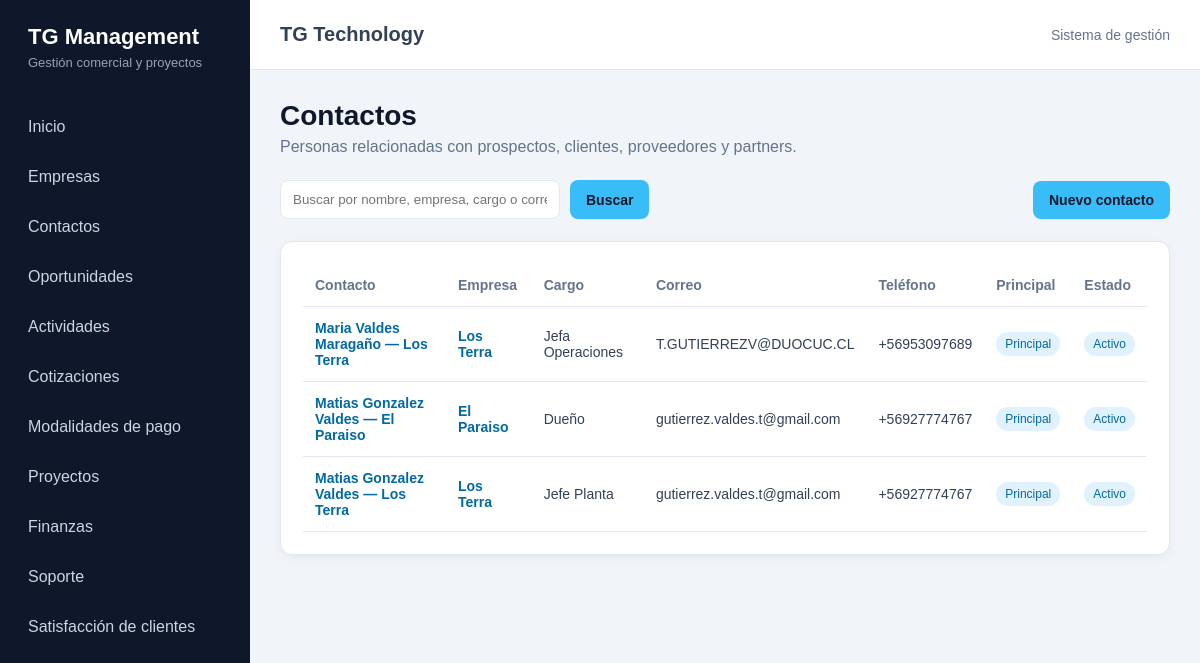
The page /crm/contactos/ on the database its author committed.
### crm/models.py (models this page shows)
class Contacto(models.Model):
    empresa = models.ForeignKey(
        Empresa,
        verbose_name="Empresa",
        on_delete=models.CASCADE,
        related_name="contactos",
    )
    nombres = models.CharField(
        "Nombres",
        max_length=100,
    )
    apellidos = models.CharField(
        "Apellidos",
        max_length=100,
        blank=True,
    )
    cargo = models.CharField(
        "Cargo",
        max_length=120,
        blank=True,
    )
    email = models.EmailField(
        "Correo electrónico",
        blank=True,
    )
    telefono = models.CharField(
        "Teléfono",
        max_length=30,
        blank=True,
    )
    es_contacto_principal = models.BooleanField(
        "Contacto principal",
        default=False,
    )
    activo = models.BooleanField(
        "Activo",
        default=True,
    )
    observaciones = models.TextField(
        "Observaciones",
        blank=True,
    )
    fecha_creacion = models.DateTimeField(
        "Fecha de creación",
        auto_now_add=True,
    )
    fecha_actualizacion = models.DateTimeField(
        "Última actualización",
        auto_now=True,
    )
    class Meta:
        verbose_name = "Contacto"
        verbose_name_plural = "Contactos"
        ordering = ["empresa", "nombres", "apellidos"]
    def __str__(self):
        nombre_completo = f"{self.nombres} {self.apellidos}".strip()
        return f"{nombre_completo} — {self.empresa}"

class Empresa(models.Model):
    class TipoEmpresa(models.TextChoices):
        PROSPECTO = "PROSPECTO", "Prospecto"
        CLIENTE = "CLIENTE", "Cliente"
        PROVEEDOR = "PROVEEDOR", "Proveedor"
        PARTNER = "PARTNER", "Partner"
    class EstadoEmpresa(models.TextChoices):
        ACTIVA = "ACTIVA", "Activa"
        INACTIVA = "INACTIVA", "Inactiva"
    razon_social = models.CharField(
        "Razón social",
        max_length=200,
    )
    nombre_fantasia = models.CharField(
        "Nombre de fantasía",
        max_length=200,
        blank=True,
    )
    rut = models.CharField(
        "RUT",
        max_length=20,
        blank=True,
        unique=True,
        null=True,
    )
    tipo = models.CharField(
        "Tipo de empresa",
        max_length=20,
        choices=TipoEmpresa.choices,
        default=TipoEmpresa.PROSPECTO,
    )
    rubro = models.CharField(
        "Rubro",
        max_length=150,
        blank=True,
    )
    sitio_web = models.URLField(
        "Sitio web",
        blank=True,
    )
    telefono = models.CharField(
        "Teléfono",
        max_length=30,
        blank=True,
    )
    email = models.EmailField(
        "Correo electrónico",
        blank=True,
    )
    direccion = models.CharField(
        "Dirección",
        max_length=250,
        blank=True,
    )
    comuna = models.CharField(
        "Comuna",
        max_length=100,
        blank=True,
    )
    region = models.CharField(
        "Región",
        max_length=100,
        blank=True,
    )
    estado = models.CharField(
        "Estado",
        max_length=20,
        choices=EstadoEmpresa.choices,
        default=EstadoEmpresa.ACTIVA,
    )
    observaciones = models.TextField(
        "Observaciones",
        blank=True,
    )
    creado_por = models.ForeignKey(
        settings.AUTH_USER_MODEL,
        verbose_name="Creado por",
        on_delete=models.SET_NULL,
        null=True,
        blank=True,
        related_name="empresas_creadas",
    )
    fecha_creacion = models.DateTimeField(
        "Fecha de creación",
        auto_now_add=True,
    )
    fecha_actualizacion = models.DateTimeField(
        "Última actualización",
        auto_now=True,
    )
    class Meta:
        verbose_name = "Empresa"
        verbose_name_plural = "Empresas"
        ordering = ["razon_social"]
    def __str__(self):
        return self.nombre_fantasia or self.razon_social

### crm/views.py (the view, shortened to what this page needs)
def contacto_lista(request):
    busqueda = request.GET.get("q", "").strip()
    contactos = Contacto.objects.select_related(
        "empresa"
    ).all()
    contexto = {
        "contactos": contactos,
        "busqueda": busqueda,
    }
    return render(
        request,
        "crm/contacto_lista.html",
        contexto,
    )

### crm/templates/crm/contacto_lista.html (shortened to what this page needs)
{% extends "core/base.html" %}
{% block content %}
    <div class="encabezado-pagina">
        <h1>Contactos</h1>
        <p>
            Personas relacionadas con prospectos, clientes,
            proveedores y partners.
        </p>
    </div>
    <div class="acciones">
        <form method="get" class="buscador">
            <input
                type="text"
                name="q"
                value="{{ busqueda }}"
                placeholder="Buscar por nombre, empresa, cargo o correo"
            >
            <button type="submit" class="boton">
                Buscar
            </button>
        </form>
        <a
            href="{% url 'crm:contacto_crear' %}"
            class="boton"
        >
            Nuevo contacto
        </a>
    </div>
    <div class="panel">
        {% if contactos %}
            <div class="tabla-contenedor">
                <table>
                    <thead>
                        <tr>
                            <th>Contacto</th>
                            <th>Empresa</th>
                            <th>Cargo</th>
                            <th>Correo</th>
                            <th>Teléfono</th>
                            <th>Principal</th>
                            <th>Estado</th>
                        </tr>
                    </thead>
                    <tbody>
                        {% for contacto in contactos %}
                            <tr>
                                <td>
                                    <a
                                        href="{% url 'crm:contacto_detalle' contacto.pk %}"
                                        class="enlace-tabla"
                                    >
                                        {{ contacto }}
                                    </a>
                                </td>
                                <td>
                                    <a
                                        href="{% url 'crm:empresa_detalle' contacto.empresa.pk %}"
                                        class="enlace-tabla"
                                    >
                                        {{ contacto.empresa }}
                                    </a>
                                </td>
                                <td>
                                    {{ contacto.cargo|default:"—" }}
                                </td>
                                <td>
                                    {{ contacto.email|default:"—" }}
                                </td>
                                <td>
                                    {{ contacto.telefono|default:"—" }}
                                </td>
                                <td>
                                    {% if contacto.es_contacto_principal %}
                                        <span class="estado">
                                            Principal
                                        </span>
                                    {% else %}
                                        —
                                    {% endif %}
                                </td>
                                <td>
                                    {% if contacto.activo %}
                                        <span class="estado">
                                            Activo
                                        </span>
                                    {% else %}
                                        <span class="estado estado-inactivo">
                                            Inactivo
                                        </span>
                                    {% endif %}
                                </td>
                            </tr>
                        {% endfor %}
                    </tbody>
                </table>
            </div>
        {% endif %}
    </div>
{% endblock %}

### core/static/core/css/styles.css (style rules this page uses)
:root { --color-principal: #0f172a; --color-secundario: #1e293b; --color-acento: #38bdf8; --color-fondo: #f1f5f9; --color-blanco: #ffffff; --color-texto: #334155; --color-texto-secundario: #64748b; --color-borde: #e2e8f0; --color-exito: #16a34a; --color-advertencia: #d97706; --color-peligro: #b91c1c; --sombra-suave: 0 3px 10px rgba(15, 23, 42, 0.05); }
* { box-sizing: border-box; margin: 0; padding: 0; }
body { min-height: 100vh; font-family: Arial, Helvetica, sans-serif; background-color: var(--color-fondo); color: var(--color-texto); }
.encabezado-pagina { margin-bottom: 24px; }
.encabezado-pagina h1 { margin-bottom: 6px; font-size: 28px; color: var(--color-principal); }
.encabezado-pagina p { color: var(--color-texto-secundario); }
.panel { padding: 22px; border: 1px solid var(--color-borde); border-radius: 12px; background-color: var(--color-blanco); box-shadow: var(--sombra-suave); }
.tabla-contenedor { width: 100%; overflow-x: auto; }
table { width: 100%; border-collapse: collapse; }
th, td { padding: 13px 12px; border-bottom: 1px solid var(--color-borde); text-align: left; font-size: 14px; }
th { color: var(--color-texto-secundario); font-weight: 600; }
.estado { display: inline-block; padding: 5px 9px; border-radius: 20px; background-color: #e0f2fe; color: #0369a1; font-size: 12px; }
.enlace-tabla { color: #0369a1; font-weight: 600; text-decoration: none; }
.acciones { display: flex; justify-content: space-between; align-items: center; gap: 16px; margin-bottom: 22px; }
.boton { display: inline-block; padding: 11px 16px; border: none; border-radius: 8px; background-color: var(--color-acento); color: var(--color-principal); font-family: inherit; font-size: 14px; font-weight: 700; text-align: center; text-decoration: none; cursor: pointer; transition: opacity 0.2s ease, transform 0.2s ease; }
.buscador { display: flex; gap: 10px; }
.buscador input { min-width: 280px; padding: 11px 12px; border: 1px solid var(--color-borde); border-radius: 8px; font-family: inherit; }

### rows shown on the page
Contacto: nombres+apellidos+empresa "Maria Valdes Maragaño — Los Terra", empresa "Los Terra", cargo "Jefa Operaciones", email "T.GUTIERREZV@DUOCUC.CL", telefono "+56953097689", es_contacto_principal "Principal", activo "Activo"
Contacto: nombres+apellidos+empresa "Matias Gonzalez Valdes — El Paraiso", empresa "El Paraiso", cargo "Dueño", email "gutierrez.valdes.t@gmail.com", telefono "+56927774767", es_contacto_principal "Principal", activo "Activo"
Contacto: nombres+apellidos+empresa "Matias Gonzalez Valdes — Los Terra", empresa "Los Terra", cargo "Jefe Planta", email "gutierrez.valdes.t@gmail.com", telefono "+56927774767", es_contacto_principal "Principal", activo "Activo"
